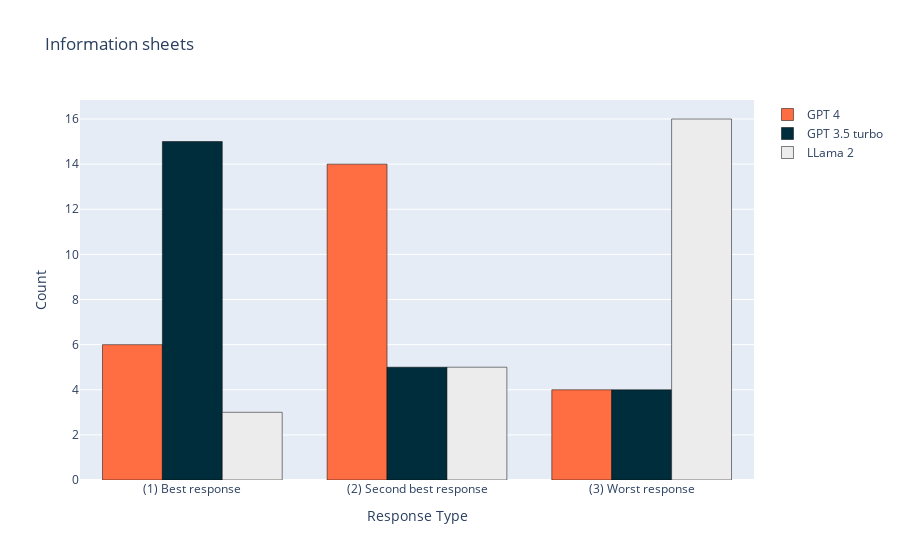

This figure's notebook cell:
### Code cell
# Data
labels = ["(1) Best response", "(2) Second best response", "(3) Worst response"]
GPT_4 = [6, 14, 4]
GPT_35_turbo = [15, 5, 4]
LLama_2 = [3, 5, 16]

# Create the bar chart
fig = go.Figure()

# Add data for each information sheet
fig.add_trace(go.Bar(x=labels, y=GPT_4, name='GPT 4', marker_color='#FF6D43', marker=dict(line=dict(color='black', width=0.5))))
fig.add_trace(go.Bar(x=labels, y=GPT_35_turbo, name='GPT 3.5 turbo', marker_color='#002D3C', marker=dict(line=dict(color='black', width=0.5))))
fig.add_trace(go.Bar(x=labels, y=LLama_2, name='LLama 2', marker_color='#ECECED', marker=dict(line=dict(color='black', width=0.5))))

# Customize the layout
fig.update_layout(
    title='Information sheets',
    xaxis_title='Response Type',
    yaxis_title='Count',
    barmode='group'
)

# Show the plot
fig.show()

### Figure 1 — Plotly figure (JSON) as saved in the notebook; plotly's stock layout.template omitted (floating-point values rounded to 4 significant figures)
{"data": [{"marker": {"color": "#FF6D43", "line": {"color": "black", "width": 0.5}}, "name": "GPT 4", "type": "bar", "x": ["(1) Best response", "(2) Second best response", "(3) Worst response"], "y": [6, 14, 4]}, {"marker": {"color": "#002D3C", "line": {"color": "black", "width": 0.5}}, "name": "GPT 3.5 turbo", "type": "bar", "x": ["(1) Best response", "(2) Second best response", "(3) Worst response"], "y": [15, 5, 4]}, {"marker": {"color": "#ECECED", "line": {"color": "black", "width": 0.5}}, "name": "LLama 2", "type": "bar", "x": ["(1) Best response", "(2) Second best response", "(3) Worst response"], "y": [3, 5, 16]}], "layout": {"barmode": "group", "title": {"text": "Information sheets"}, "xaxis": {"title": {"text": "Response Type"}}, "yaxis": {"title": {"text": "Count"}}}}
